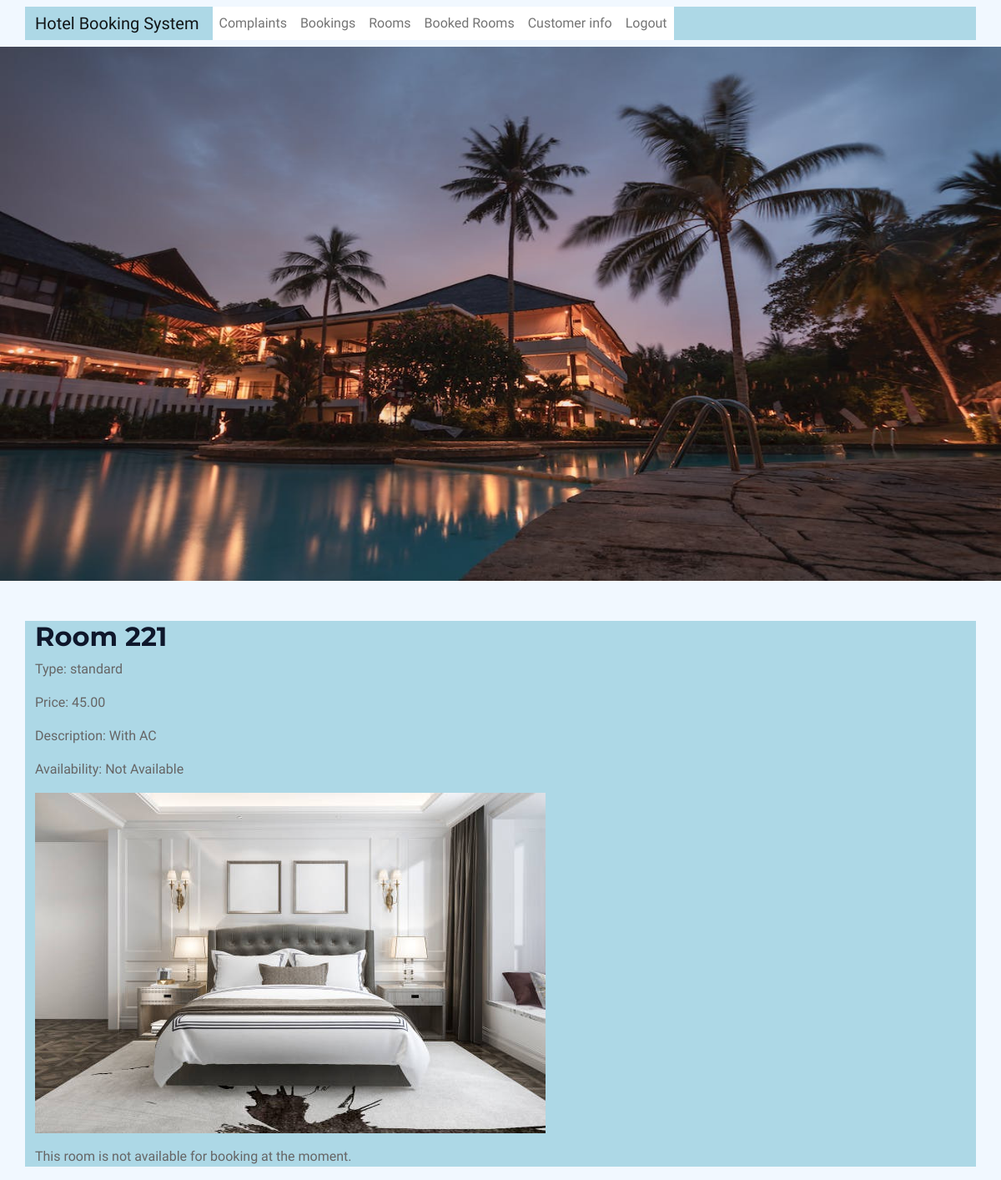
The page /admin_rooms/5/ (signed in) on the database as committed earlier.
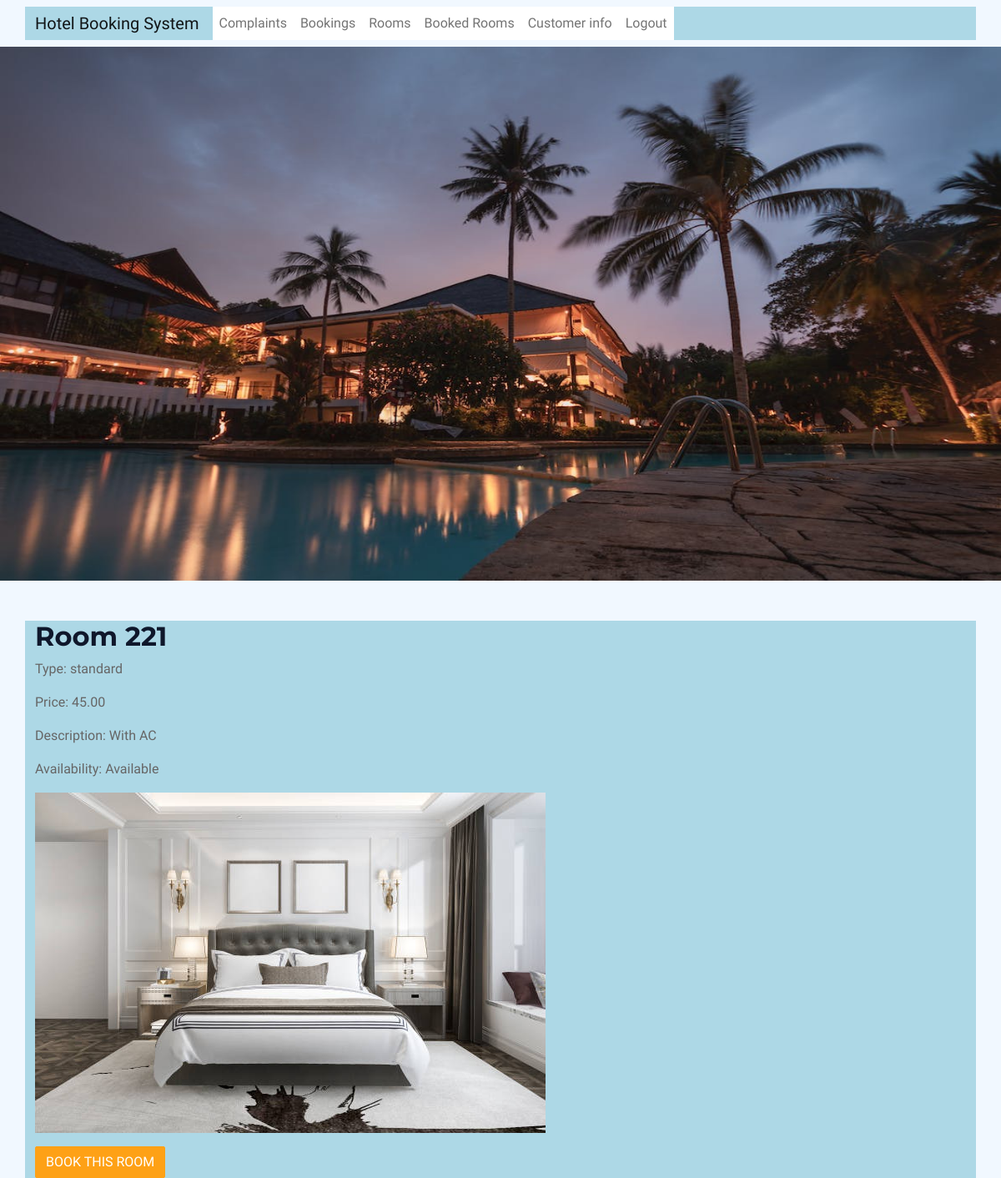
The same page on the database as committed later.
### bookings/views.py (the view, shortened to what this page needs)
# urls.py: path('admin_rooms/<int:pk>/', views.RoomDetailView.as_view(), name='admin_room_detail'),
class RoomDetailView(DetailView):
    model = Room
    template_name = 'room_detail.html'
    context_object_name = 'room'

### bookings/templates/room_detail.html
{% extends 'base.html' %}
{% block content %}
  <h2>{{ room.name }}</h2>
  <p>Type: {{ room.room_type }}</p>
  <p>Price: {{ room.price }}</p>
  <p>Description: {{ room.description }}</p>
  <p>Availability: {% if room.available %}Available{% else %}Not Available{% endif %}</p>
  <p><img src="{{ room.image.url }}" alt="{{ room.name }}"></p>
  {% if room.available %}
    <a href="{% url 'bookings:booking_create' room.id %}" class="btn btn-primary">Book this room</a>
  {% else %}
    <p>This room is not available for booking at the moment.</p>
  {% endif %}
{% endblock %}

Rows that differ between the two databases and show on the page:
changed Room "Room 221": available False → True (drawn)
Other text that changed with them:
text no longer shown: "Not Available This room is not available for booking at the moment."
text now shown: "Available BOOK THIS ROOM"
